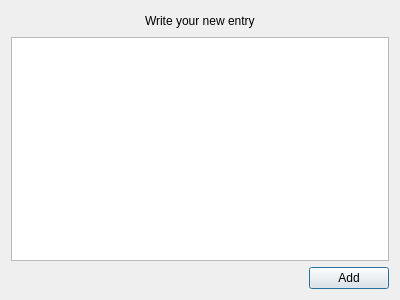
<ui version="4.0">
 <class>AddEntry</class>
 <widget class="QDialog" name="AddEntry">
  <property name="geometry">
   <rect>
    <x>0</x>
    <y>0</y>
    <width>400</width>
    <height>300</height>
   </rect>
  </property>
  <property name="windowTitle">
   <string>Dialog</string>
  </property>
  <layout class="QHBoxLayout" name="horizontalLayout_3">
   <item>
    <layout class="QVBoxLayout" name="verticalLayout">
     <item>
      <layout class="QHBoxLayout" name="horizontalLayout">
       <item>
        <spacer name="horizontalSpacer_2">
         <property name="orientation">
          <enum>Qt::Horizontal</enum>
         </property>
         <property name="sizeHint" stdset="0">
          <size>
           <width>40</width>
           <height>20</height>
          </size>
         </property>
        </spacer>
       </item>
       <item>
        <widget class="QLabel" name="label">
         <property name="text">
          <string>Write your new entry</string>
         </property>
        </widget>
       </item>
       <item>
        <spacer name="horizontalSpacer_3">
         <property name="orientation">
          <enum>Qt::Horizontal</enum>
         </property>
         <property name="sizeHint" stdset="0">
          <size>
           <width>40</width>
           <height>20</height>
          </size>
         </property>
        </spacer>
       </item>
      </layout>
     </item>
     <item>
      <widget class="QPlainTextEdit" name="plainTextEdit_content"/>
     </item>
     <item>
      <layout class="QHBoxLayout" name="horizontalLayout_2">
       <item>
        <spacer name="horizontalSpacer">
         <property name="orientation">
          <enum>Qt::Horizontal</enum>
         </property>
         <property name="sizeHint" stdset="0">
          <size>
           <width>40</width>
           <height>20</height>
          </size>
         </property>
        </spacer>
       </item>
       <item>
        <widget class="QPushButton" name="pushButton_add">
         <property name="text">
          <string>Add</string>
         </property>
        </widget>
       </item>
      </layout>
     </item>
    </layout>
   </item>
  </layout>
 </widget>
 <resources/>
 <connections/>
</ui>
